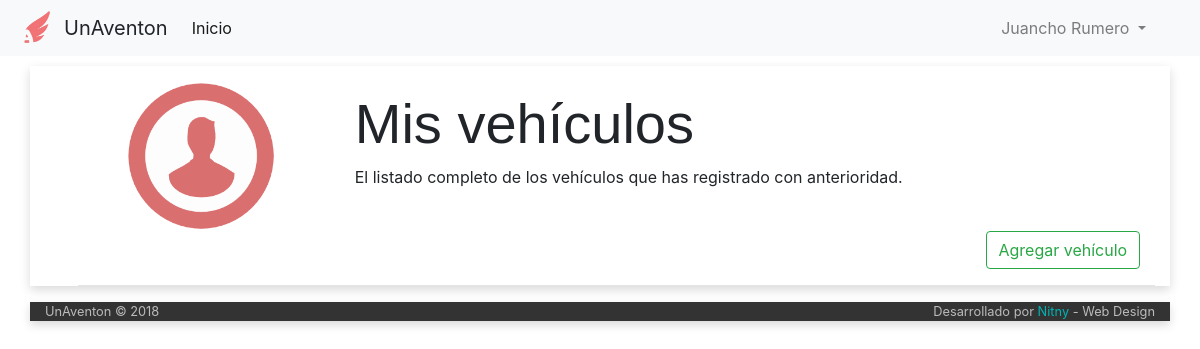
The page /listado-vehiculos (signed in) on the database as committed earlier.
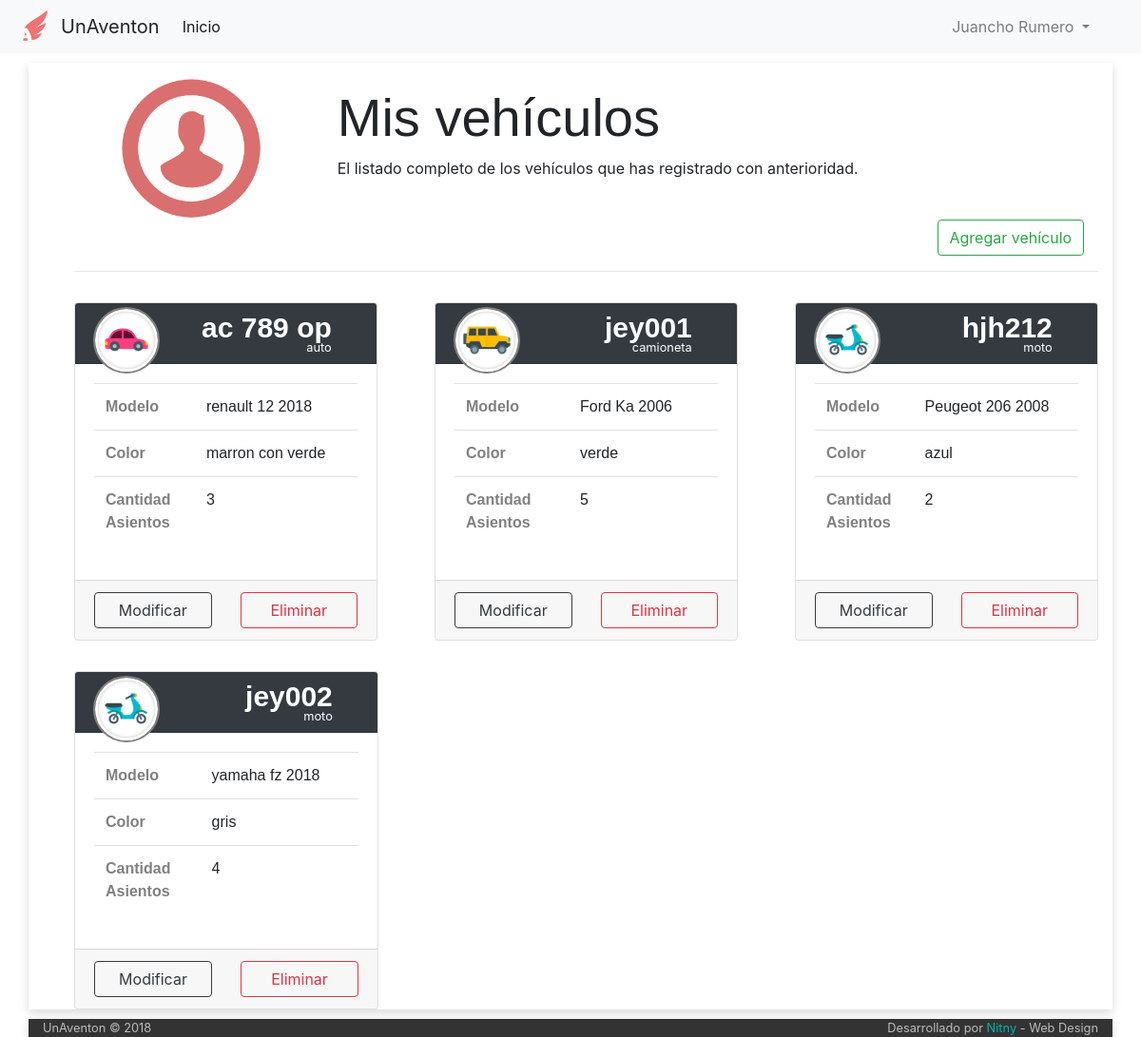
The same page on the database as committed later.
### tables this page shows
CREATE TABLE IF NOT EXISTS `vehiculo` (
  `idVehiculo` int(6) NOT NULL AUTO_INCREMENT,
  `idPropietario` int(6) NOT NULL,
  `cant_asientos` int(2) NOT NULL,
  `modelo` varchar(30) NOT NULL,
  `marca` varchar(30) NOT NULL,
  `color` varchar(20) NOT NULL,
  `patente` varchar(10) NOT NULL COMMENT 'puede ser patente extrangera',
  `tipo` int(1) DEFAULT NULL,
  `eliminado` tinyint(1) NOT NULL,
  PRIMARY KEY (`idVehiculo`)
);

CREATE TABLE IF NOT EXISTS `tipo_vehiculo` (
  `idTipo` int(1) NOT NULL AUTO_INCREMENT,
  `icono` varchar(140) DEFAULT NULL,
  `tipo` varchar(11) NOT NULL,
  PRIMARY KEY (`idTipo`)
);

### index.php (called while the page is built, shortened)
<?php
	include ('php/inicio_body.php');
	$router = new Router;
	$vars = $router->get_variables();
	render($vars);
	include ('php/cierre_body.php');

### controller/listado-vehiculos.php (the view, shortened to what this page needs)
<?php
function render($vars = []){
	include('php/conexion.php');
	function modificable($id, $numElto){
		include('php/conexion.php');
		$consulta = "SELECT * FROM viaje WHERE idVehiculo = '$id'";
		$viajes = mysqli_query($conexion, $consulta) or
													die("Error en la busqueda de vehiculos que esten en viajes" . mysqli_error($conexion));
		$esModificable = "#ModificarAuto$numElto";
		if($viaje = mysqli_fetch_array($viajes)){
			$esModificable = "#errorModificacion";
		}
		return $esModificable;
	}
	?>
		<div class="container" style="width:200rem; padding-left: 3rem">
		<div class="row">
		    <div class="col-md-3" style="text-align: center">
		      <img src="img/user.png" alt="imagen de usuario" style="width: 150px; margin-top: 15px">
		    </div>
		    <div class="col-md-8" style="margin-top: 1.5rem">
		      <h1 class="display-4" style="font-family: helvetica;">Mis vehículos</h1>
		      <p> El listado completo de los vehículos que has registrado con anterioridad. </p>
		    </div>
		</div>
		<div class="row">
			<div class="offset-10">
				<button type="button" name="cargaVehiculo" class="btn btn-outline-success" data-toggle="modal" data-target="#CargarAuto">Agregar vehículo</button>
			</div>
		</div>
		 <hr>
	<?php
	$consulta = "select *, vehiculo.tipo as 'vehiculotipo'
							from vehiculo
							INNER JOIN tipo_vehiculo on vehiculo.tipo=tipo_vehiculo.idTipo
						  where idPropietario='$_SESSION[userId]' and eliminado=0";
	$vehiculos=mysqli_query($conexion, $consulta)
			or die("error de la consulta:".mysqli_error($conexion));
	$numElto = 0;
	$vehiculo = mysqli_fetch_array($vehiculos);
	while($vehiculo){
		?>
		<div class="row" style="margin-top: 2rem">
			<div class="card-deck">
		<?php
		$elementosEnFila = 1;
		while(($vehiculo) &&($elementosEnFila <= 3)){
?>
				<div class="card" style="width: 20rem; margin-left: 30px; margin-right: 30px">
							    <div class="card-header bg-dark text-white">
								    	<div class="profile-header-container">
								  			<div class="row" style="margin-top: -.5rem; margin-left: -1rem;">
								  				<div class="col col-md-4 profile-header-img">
											     	<img class="img-circle" src="<?php echo $vehiculo['icono'] ?>"/>
												</div>
												<div class="col col-md-8" style="margin-top: 1.5rem; margin-left: -1.7rem;">
											   		<span class="text-left tipo float-right" style="font-family: helvetica; font-size: 30px; margin-top: -25px"> <?php echo $vehiculo['patente'];?></span><br>
														<small class="float-right" style="margin-top: -15px"><?php echo $vehiculo['tipo'];?></small>
												</div>
								  			</div>
										</div>
								    </div>
							    <div class="card-body">
									<table class="table">
									  <tbody>
									    <tr>
									      <th scope="row" style="color:grey">Modelo</th>
									      <td><?php echo "$vehiculo[marca] $vehiculo[modelo]"; ?></td>
									    </tr>
									    <tr>
									      <th scope="row" style="color:grey">Color</th>
									      <td style=""><?php echo $vehiculo['color']; ?></td>
									    </tr>
									    <tr>
									      <th scope="row" style="color:grey">Cantidad<br>Asientos</th>
									      <td><?php echo $vehiculo['cant_asientos']; ?></td>
									    </tr>
									  </tbody>
									</table>
							    </div>
							    <div class="card-footer">
							      <div class="row">
							      	<div class="col col-md-6">
							      			<button type="button" class="btn btn-outline-dark btn-block" data-toggle="modal" data-target="<?php echo modificable($vehiculo['idVehiculo'], $numElto)?>">Modificar</button>
							      		</div>
							      		<div class="col col-md-6" >
							      			<?php
												$viajes = mysqli_query($conexion, "SELECT * FROM viaje where idVehiculo='$vehiculo[idVehiculo]'");
							      				if($cant_viajes = mysqli_num_rows($viajes) > 0)
							      				{
							      					echo '<buton class="btn btn-outline-danger btn-block" onclick="alert(\'El vehiculo se encuentra postulado a '.$cant_viajes.' viaje/s\')" > Eliminar </button>';
							      				}else
							      				{
							      					echo '<form action="/listado-vehiculos" method="POST">
							    							<input type="text" name="idBaja" value="'.$vehiculo['idVehiculo'].'"hidden>
							    							<button class="btn btn-outline-danger btn-block" onclick="return confirm(\'está seguro que quiere eliminar el vehiculo con patente '.$vehiculo['patente'].'?\')"> Eliminar </button>
							   							 </form>';
							      				}
							      			?>
							      		</div>
							      </div>
							    </div>
							  </div>
							  <?php
			$elementosEnFila++;
			$numElto++;
			$vehiculo = mysqli_fetch_array($vehiculos);
		}
		?>
		</div>
	</div>
		<?php
	}
	?>
	</div>
	<div class="container">
	<?php
}

### php/inicio_body.php (shortened to what this page needs)
<!DOCTYPE html>
<html>
  <head>
    <link rel="stylesheet" href="https://maxcdn.bootstrapcdn.com/bootstrap/4.0.0/css/bootstrap.min.css">
    <link rel="stylesheet" type="text/css" href="/css/estilo-listado-vehiculos.css">
    <link rel="stylesheet" href="/css/stylo.css">
  </head>
  <body>
    <?php
      include('php/navbar.php');
    ?>

### php/navbar.php (shortened to what this page needs)
<nav class="navbar navbar-expand-lg navbar-light bg-light">
  <img src="img/logo.png" alt="logo" style="width: 40px; margin-right: 8px">
  <a class="navbar-brand">UnAventon</a>
  <div class="collapse navbar-collapse" id="navbarSupportedContent">
    <ul class="navbar-nav mr-auto">
      <li class="nav-item active">
        <a class="nav-link" href="/">Inicio <span class="sr-only">(current)</span></a>
      </li>
    </ul>
      <?php
      if(isset($_SESSION['nombre'])){
        ?>
        <ul class='navbar-nav float-right' style="margin-right: 30px">
            <li class="nav-item dropdown">
                <a class="nav-link dropdown-toggle" href="#" id="navbarDropdown" role="button" data-toggle="dropdown" aria-haspopup="true" aria-expanded="false">
                  <?php echo $_SESSION['nombre']." ".$_SESSION['apellido']; ?>
                </a>
            </li>
        </ul>
        <?php
      }
      ?>
  </div>
</nav>

### php/cierre_body.php (shortened to what this page needs)
<div class="row" style="background-color: #333; color: #bbb">
  <div class="col-md-12">
    <small class="float-left">UnAventon © 2018</small>
    <small class="float-right">Desarrollado por <span style="color:#00b3b3">Nitny</span> - Web Design</small>
  </div>
</div>
</div>
</body>
</html>

### css/estilo-listado-vehiculos.css (style rules this page uses)
.card-header { height: 4rem; }
.profile-header-img { width: 3rem; }
.profile-header-img > img.img-circle { width: 70px; height: 70px; max-width: 100px; max-height: 100px; -webkit-border-radius: 50%; -moz-border-radius: 50%; border-radius: 50%; border: 2px solid grey; }
.tipo { color: white; font-family: sans-serif; font-size: 40rem; font-weight: bold; }
th,tr { font-family: helvetica; }

### css/stylo.css (style rules this page uses)
body { background-color: #FFF; }
.container { margin-top: 10px; background-color: #fff; box-shadow: 0px 4px 10px #dadada; }

Rows that differ between the two databases and show on the page:
now on this page (row edited): vehiculo: tipo_vehiculo.icono (picture), patente "ac 789 op", tipo_vehiculo.tipo "auto", marca "renault 12", modelo "2018", color "marron con verde", cant_asientos "3"
now on this page (row edited): vehiculo: tipo_vehiculo.icono (picture), patente "jey001", tipo_vehiculo.tipo "camioneta", marca "Ford", modelo "Ka 2006", color "verde", cant_asientos "5"
now on this page (row edited): vehiculo: tipo_vehiculo.icono (picture), patente "hjh212", tipo_vehiculo.tipo "moto", marca "Peugeot", modelo "206 2008", color "azul", cant_asientos "2"
now on this page (row edited): vehiculo: tipo_vehiculo.icono (picture), patente "jey002", tipo_vehiculo.tipo "moto", marca "yamaha", modelo "fz 2018", color "gris", cant_asientos "4"
